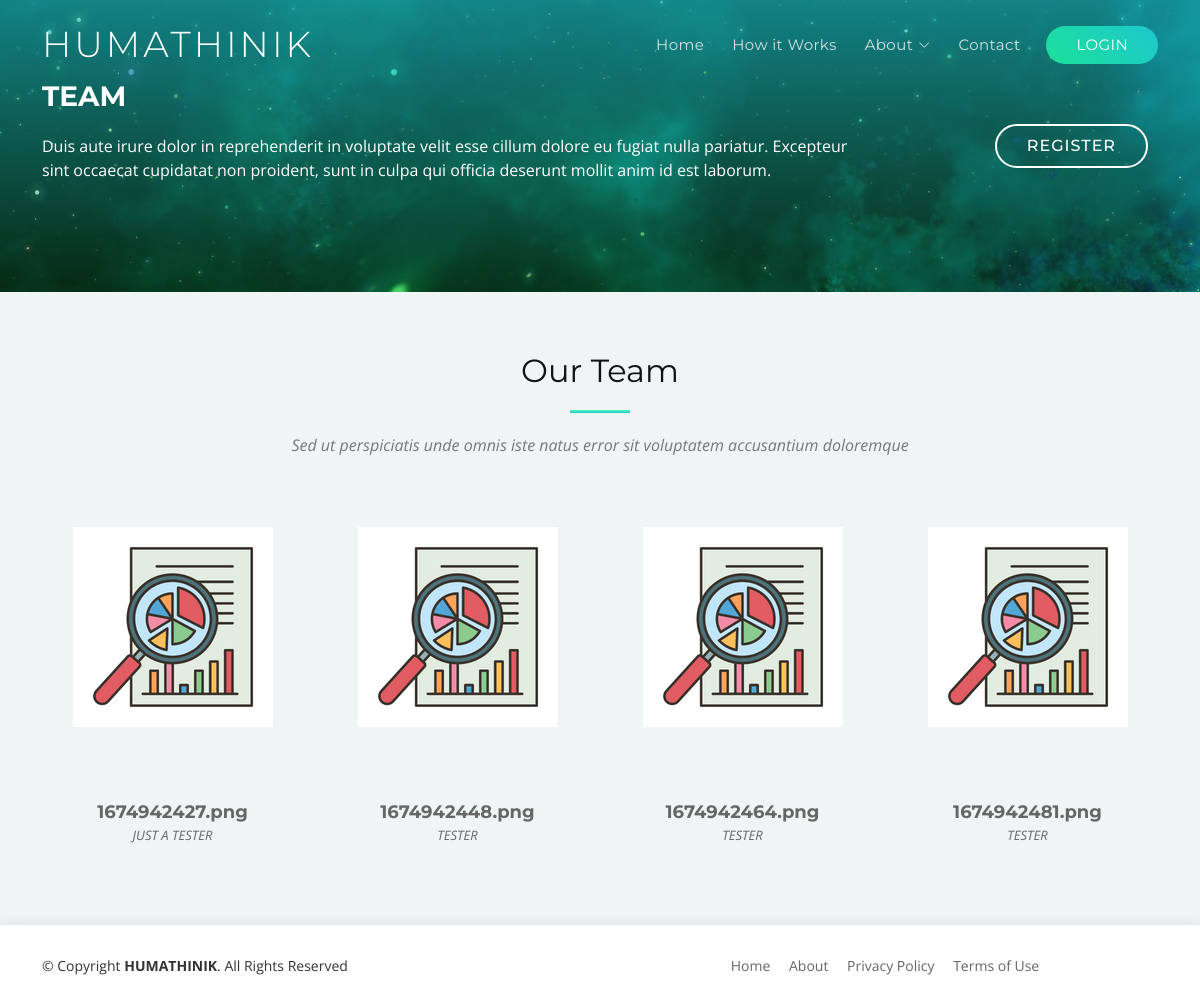
The app's page /index.php?view=TEAM with its own data.
### tables this page shows
CREATE TABLE `team_content` (
  `id` int(11) NOT NULL,
  `name` varchar(100) NOT NULL,
  `role` varchar(100) NOT NULL,
  `photo` text NOT NULL
);

### pages/team.php (the view)
<section id="call-to-action">
  <div class="container">
    <div class="row">
      <div class="col-lg-9 text-center text-lg-start">
        <h3 class="cta-title">TEAM</h3>
        <p class="cta-text"> Duis aute irure dolor in reprehenderit in voluptate velit esse cillum dolore eu fugiat nulla pariatur. Excepteur sint occaecat cupidatat non proident, sunt in culpa qui officia deserunt mollit anim id est laborum.</p>
      </div>
      <div class="col-lg-3 cta-btn-container text-center">
        <a class="cta-btn align-middle" href="index.php?view=LOGIN">REGISTER</a>
      </div>
    </div>
  </div>
</section>
<section id="team" class="section-bg">
  <div class="container" data-aos="fade-up">
    <div class="section-header">
      <h3 class="section-title">Our Team</h3>
      <span class="section-divider"></span>
      <p class="section-description">Sed ut perspiciatis unde omnis iste natus error sit voluptatem accusantium doloremque</p>
    </div>
    <div class="row">
        <?php
          include_once('connection/connection.php');
          $sql = "SELECT * FROM team_content";
          $query = $conn->query($sql);
          while($row = $query->fetch_assoc()){
          ?>
      <div class="col-lg-3 col-md-6">
        <div class="member">
          <div class="pic"><img src="ADMIN/pages/team/<?php echo $row['photo']; ?>" alt=""></div>
          <h4><?php echo $row['name']; ?></h4>
          <span><?php echo $row['role']; ?></span>
        </div>
      </div>
    <?php } ?>
    </div>
  </div>
</section>

### assets/css/style.css (style rules this page uses)
body { background: #fff; color: #666666; font-family: "Open Sans", sans-serif; overflow-x: hidden; }
a { color: #1dc8cd; text-decoration: none; transition: 0.5s; }
p { padding: 0; margin: 0 0 30px 0; }
h1, h2, h3, h4, h5, h6 { font-family: "Montserrat", sans-serif; font-weight: 400; margin: 0 0 20px 0; padding: 0; }
section { overflow: hidden; }
.section-header .section-title { font-size: 32px; color: #111; text-align: center; font-weight: 400; }
.section-header .section-description { text-align: center; padding-bottom: 40px; color: #777; font-style: italic; }
.section-header .section-divider { display: block; width: 60px; height: 3px; background: #1dc8cd; background: linear-gradient(0deg, #1dc8cd 0%, #55fabe 100%); margin: 0 auto; margin-bottom: 20px; }
.section-bg { background: #eff5f5; }
#call-to-action { overflow: hidden; background: linear-gradient(rgba(29, 200, 205, 0.65), rgba(29, 205, 89, 0.2)), url(../img/call-to-action-bg.jpg) fixed center center; background-size: cover; padding: 80px 0; }
#call-to-action .cta-title { color: #fff; font-size: 28px; font-weight: 700; }
#call-to-action .cta-text { color: #fff; }
@media (min-width: 769px) { #call-to-action .cta-btn-container { display: flex; align-items: center; justify-content: flex-end; } }
#call-to-action .cta-btn { font-family: "Montserrat", sans-serif; font-weight: 500; font-size: 16px; letter-spacing: 1px; display: inline-block; padding: 8px 30px; border-radius: 25px; transition: background 0.5s; margin: 10px; border: 2px solid #fff; color: #fff; }
#team { padding: 60px 0; overflow: hidden; }
#team .member { text-align: center; margin-bottom: 20px; }
#team .member .pic { margin-bottom: 15px; overflow: hidden; height: 260px; }
#team .member .pic img { max-width: 100%; }
#team .member h4 { font-weight: 700; margin-bottom: 2px; font-size: 18px; }
#team .member span { font-style: italic; display: block; font-size: 13px; }

### records on screen
team_content: photo (picture), name "1674942427.png", role "JUST A TESTER"
team_content: photo (picture), name "1674942448.png", role "TESTER"
team_content: photo (picture), name "1674942464.png", role "TESTER"
team_content: photo (picture), name "1674942481.png", role "TESTER"
